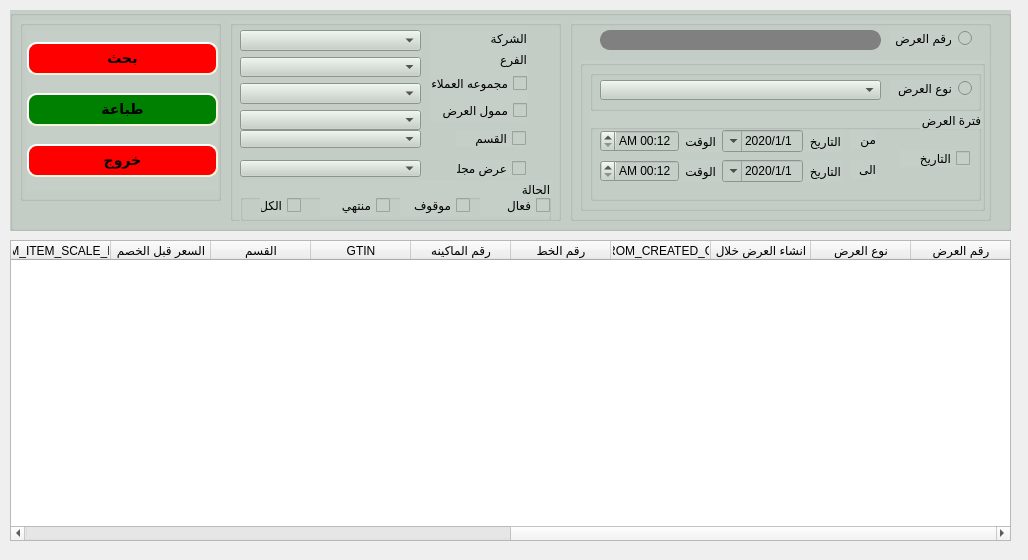
<?xml version="1.0" encoding="UTF-8"?>
<ui version="4.0">
 <class>QForm_prom_display</class>
 <widget class="QWidget" name="QForm_prom_display">
  <property name="geometry">
   <rect>
    <x>0</x>
    <y>0</y>
    <width>1028</width>
    <height>560</height>
   </rect>
  </property>
  <property name="minimumSize">
   <size>
    <width>1028</width>
    <height>560</height>
   </size>
  </property>
  <property name="maximumSize">
   <size>
    <width>1028</width>
    <height>560</height>
   </size>
  </property>
  <property name="windowTitle">
   <string>استعلام عن العروض</string>
  </property>
  <property name="toolTip">
   <string/>
  </property>
  <property name="layoutDirection">
   <enum>Qt::RightToLeft</enum>
  </property>
  <widget class="QWidget" name="gridLayoutWidget">
   <property name="geometry">
    <rect>
     <x>190</x>
     <y>70</y>
     <width>2</width>
     <height>2</height>
    </rect>
   </property>
   <layout class="QGridLayout" name="gridLayout_2"/>
  </widget>
  <widget class="QGroupBox" name="groupBox">
   <property name="geometry">
    <rect>
     <x>10</x>
     <y>10</y>
     <width>1001</width>
     <height>221</height>
    </rect>
   </property>
   <property name="font">
    <font>
     <pointsize>10</pointsize>
     <weight>50</weight>
     <bold>false</bold>
    </font>
   </property>
   <property name="layoutDirection">
    <enum>Qt::LeftToRight</enum>
   </property>
   <property name="styleSheet">
    <string notr="true">
background-color: rgb(198, 207, 199);</string>
   </property>
   <property name="title">
    <string/>
   </property>
   <widget class="QGroupBox" name="groupBox_3">
    <property name="enabled">
     <bool>true</bool>
    </property>
    <property name="geometry">
     <rect>
      <x>220</x>
      <y>10</y>
      <width>331</width>
      <height>201</height>
     </rect>
    </property>
    <property name="title">
     <string/>
    </property>
    <widget class="QWidget" name="layoutWidget">
     <property name="geometry">
      <rect>
       <x>10</x>
       <y>10</y>
       <width>181</width>
       <height>100</height>
      </rect>
     </property>
     <layout class="QVBoxLayout" name="verticalLayout_3">
      <item>
       <widget class="QComboBox" name="Qcombo_company">
        <property name="styleSheet">
         <string notr="true"/>
        </property>
       </widget>
      </item>
      <item>
       <widget class="QComboBox" name="Qcombo_branch">
        <property name="font">
         <font>
          <kerning>true</kerning>
         </font>
        </property>
        <property name="styleSheet">
         <string notr="true"/>
        </property>
       </widget>
      </item>
      <item>
       <widget class="QComboBox" name="Qcombo_cust_group">
        <property name="styleSheet">
         <string notr="true"/>
        </property>
       </widget>
      </item>
      <item>
       <widget class="QComboBox" name="Qcombo_sponsor">
        <property name="styleSheet">
         <string notr="true"/>
        </property>
       </widget>
      </item>
     </layout>
    </widget>
    <widget class="QWidget" name="layoutWidget">
     <property name="geometry">
      <rect>
       <x>200</x>
       <y>10</y>
       <width>97</width>
       <height>91</height>
      </rect>
     </property>
     <layout class="QVBoxLayout" name="verticalLayout_2">
      <item>
       <widget class="QLabel" name="label_4">
        <property name="text">
         <string>الشركة</string>
        </property>
       </widget>
      </item>
      <item>
       <widget class="QLabel" name="label_11">
        <property name="text">
         <string>الفرع</string>
        </property>
       </widget>
      </item>
      <item>
       <widget class="QCheckBox" name="QcheckBox_customer_group">
        <property name="layoutDirection">
         <enum>Qt::RightToLeft</enum>
        </property>
        <property name="text">
         <string>مجموعه العملاء</string>
        </property>
       </widget>
      </item>
      <item>
       <widget class="QCheckBox" name="QcheckBox_sponsor_prom">
        <property name="layoutDirection">
         <enum>Qt::RightToLeft</enum>
        </property>
        <property name="text">
         <string>ممول العرض</string>
        </property>
       </widget>
      </item>
     </layout>
    </widget>
    <widget class="QCheckBox" name="QcheckBox_magazine">
     <property name="geometry">
      <rect>
       <x>226</x>
       <y>140</y>
       <width>70</width>
       <height>17</height>
      </rect>
     </property>
     <property name="layoutDirection">
      <enum>Qt::RightToLeft</enum>
     </property>
     <property name="text">
      <string>عرض مجلة</string>
     </property>
    </widget>
    <widget class="QComboBox" name="Qcombo_magazine">
     <property name="geometry">
      <rect>
       <x>10</x>
       <y>140</y>
       <width>181</width>
       <height>17</height>
      </rect>
     </property>
     <property name="styleSheet">
      <string notr="true"/>
     </property>
    </widget>
    <widget class="QGroupBox" name="groupBox_6">
     <property name="geometry">
      <rect>
       <x>10</x>
       <y>160</y>
       <width>311</width>
       <height>41</height>
      </rect>
     </property>
     <property name="layoutDirection">
      <enum>Qt::RightToLeft</enum>
     </property>
     <property name="title">
      <string>الحالة</string>
     </property>
     <widget class="QCheckBox" name="QcheckBox_magazine_2">
      <property name="geometry">
       <rect>
        <x>240</x>
        <y>15</y>
        <width>70</width>
        <height>21</height>
       </rect>
      </property>
      <property name="layoutDirection">
       <enum>Qt::RightToLeft</enum>
      </property>
      <property name="text">
       <string>فعال</string>
      </property>
     </widget>
     <widget class="QCheckBox" name="QcheckBox_magazine_3">
      <property name="geometry">
       <rect>
        <x>160</x>
        <y>15</y>
        <width>70</width>
        <height>21</height>
       </rect>
      </property>
      <property name="layoutDirection">
       <enum>Qt::RightToLeft</enum>
      </property>
      <property name="text">
       <string>موقوف</string>
      </property>
     </widget>
     <widget class="QCheckBox" name="QcheckBox_magazine_4">
      <property name="geometry">
       <rect>
        <x>80</x>
        <y>15</y>
        <width>70</width>
        <height>21</height>
       </rect>
      </property>
      <property name="layoutDirection">
       <enum>Qt::RightToLeft</enum>
      </property>
      <property name="text">
       <string>منتهي</string>
      </property>
     </widget>
     <widget class="QCheckBox" name="QcheckBox_magazine_5">
      <property name="geometry">
       <rect>
        <x>20</x>
        <y>15</y>
        <width>41</width>
        <height>21</height>
       </rect>
      </property>
      <property name="layoutDirection">
       <enum>Qt::RightToLeft</enum>
      </property>
      <property name="text">
       <string>الكل</string>
      </property>
     </widget>
    </widget>
    <widget class="QComboBox" name="Qcombo_sponsor_2">
     <property name="geometry">
      <rect>
       <x>10</x>
       <y>110</y>
       <width>181</width>
       <height>18</height>
      </rect>
     </property>
     <property name="styleSheet">
      <string notr="true"/>
     </property>
    </widget>
    <widget class="QCheckBox" name="QcheckBox_department">
     <property name="geometry">
      <rect>
       <x>226</x>
       <y>110</y>
       <width>70</width>
       <height>17</height>
      </rect>
     </property>
     <property name="layoutDirection">
      <enum>Qt::RightToLeft</enum>
     </property>
     <property name="text">
      <string>القسم</string>
     </property>
    </widget>
   </widget>
   <widget class="QGroupBox" name="groupBox_5">
    <property name="geometry">
     <rect>
      <x>560</x>
      <y>10</y>
      <width>421</width>
      <height>201</height>
     </rect>
    </property>
    <property name="layoutDirection">
     <enum>Qt::RightToLeft</enum>
    </property>
    <property name="title">
     <string/>
    </property>
    <widget class="QLineEdit" name="Qline_promotion">
     <property name="geometry">
      <rect>
       <x>30</x>
       <y>10</y>
       <width>281</width>
       <height>20</height>
      </rect>
     </property>
     <property name="styleSheet">
      <string notr="true"> border: 2px solid gray;
    border-radius: 10px;
    padding: 0 8px;
    background: gray;
    selection-background-color: darkgray;</string>
     </property>
    </widget>
    <widget class="QGroupBox" name="QgroupBox_prom">
     <property name="enabled">
      <bool>true</bool>
     </property>
     <property name="geometry">
      <rect>
       <x>10</x>
       <y>40</y>
       <width>405</width>
       <height>151</height>
      </rect>
     </property>
     <property name="title">
      <string/>
     </property>
     <widget class="QGroupBox" name="groupBox_2">
      <property name="enabled">
       <bool>true</bool>
      </property>
      <property name="geometry">
       <rect>
        <x>10</x>
        <y>50</y>
        <width>391</width>
        <height>91</height>
       </rect>
      </property>
      <property name="layoutDirection">
       <enum>Qt::RightToLeft</enum>
      </property>
      <property name="title">
       <string>فترة العرض</string>
      </property>
      <widget class="QWidget" name="layoutWidget_2">
       <property name="geometry">
        <rect>
         <x>10</x>
         <y>20</y>
         <width>241</width>
         <height>22</height>
        </rect>
       </property>
       <layout class="QHBoxLayout" name="horizontalLayout">
        <item>
         <widget class="QLabel" name="label_3">
          <property name="text">
           <string>التاريخ</string>
          </property>
         </widget>
        </item>
        <item>
         <widget class="QDateTimeEdit" name="Qdate_from">
          <property name="layoutDirection">
           <enum>Qt::RightToLeft</enum>
          </property>
          <property name="minimumDateTime">
           <datetime>
            <hour>0</hour>
            <minute>0</minute>
            <second>0</second>
            <year>2020</year>
            <month>1</month>
            <day>1</day>
           </datetime>
          </property>
          <property name="displayFormat">
           <string>d/M/yyyy</string>
          </property>
          <property name="calendarPopup">
           <bool>true</bool>
          </property>
         </widget>
        </item>
        <item>
         <widget class="QLabel" name="label_2">
          <property name="text">
           <string>الوقت</string>
          </property>
         </widget>
        </item>
        <item>
         <widget class="QDateTimeEdit" name="Qtime_from">
          <property name="displayFormat">
           <string>h:mm AP</string>
          </property>
          <property name="calendarPopup">
           <bool>false</bool>
          </property>
         </widget>
        </item>
       </layout>
      </widget>
      <widget class="QLabel" name="label_9">
       <property name="geometry">
        <rect>
         <x>260</x>
         <y>20</y>
         <width>26</width>
         <height>19</height>
        </rect>
       </property>
       <property name="text">
        <string>من</string>
       </property>
      </widget>
      <widget class="QLabel" name="label_10">
       <property name="geometry">
        <rect>
         <x>260</x>
         <y>50</y>
         <width>26</width>
         <height>19</height>
        </rect>
       </property>
       <property name="text">
        <string>الى</string>
       </property>
      </widget>
      <widget class="QWidget" name="layoutWidget_3">
       <property name="geometry">
        <rect>
         <x>10</x>
         <y>50</y>
         <width>241</width>
         <height>22</height>
        </rect>
       </property>
       <layout class="QHBoxLayout" name="horizontalLayout_2">
        <item>
         <widget class="QLabel" name="label_8">
          <property name="text">
           <string>التاريخ</string>
          </property>
         </widget>
        </item>
        <item>
         <widget class="QDateTimeEdit" name="Qdate_to">
          <property name="minimumDateTime">
           <datetime>
            <hour>0</hour>
            <minute>0</minute>
            <second>0</second>
            <year>2020</year>
            <month>1</month>
            <day>1</day>
           </datetime>
          </property>
          <property name="displayFormat">
           <string>d/M/yyyy</string>
          </property>
          <property name="calendarPopup">
           <bool>true</bool>
          </property>
         </widget>
        </item>
        <item>
         <widget class="QLabel" name="label_7">
          <property name="text">
           <string>الوقت</string>
          </property>
         </widget>
        </item>
        <item>
         <widget class="QDateTimeEdit" name="Qtime_to">
          <property name="displayFormat">
           <string>h:mm AP</string>
          </property>
          <property name="calendarPopup">
           <bool>false</bool>
          </property>
         </widget>
        </item>
       </layout>
      </widget>
      <widget class="QCheckBox" name="QcheckBox_magazine_9">
       <property name="geometry">
        <rect>
         <x>310</x>
         <y>40</y>
         <width>70</width>
         <height>17</height>
        </rect>
       </property>
       <property name="layoutDirection">
        <enum>Qt::RightToLeft</enum>
       </property>
       <property name="text">
        <string>التاريخ</string>
       </property>
      </widget>
     </widget>
     <widget class="QGroupBox" name="groupBox_4">
      <property name="enabled">
       <bool>true</bool>
      </property>
      <property name="geometry">
       <rect>
        <x>10</x>
        <y>10</y>
        <width>391</width>
        <height>41</height>
       </rect>
      </property>
      <property name="layoutDirection">
       <enum>Qt::RightToLeft</enum>
      </property>
      <property name="title">
       <string/>
      </property>
      <widget class="QComboBox" name="Qcombo_promotion">
       <property name="enabled">
        <bool>true</bool>
       </property>
       <property name="geometry">
        <rect>
         <x>10</x>
         <y>10</y>
         <width>281</width>
         <height>20</height>
        </rect>
       </property>
       <property name="layoutDirection">
        <enum>Qt::LeftToRight</enum>
       </property>
       <property name="autoFillBackground">
        <bool>false</bool>
       </property>
       <property name="editable">
        <bool>false</bool>
       </property>
       <property name="duplicatesEnabled">
        <bool>true</bool>
       </property>
       <property name="frame">
        <bool>true</bool>
       </property>
       <property name="modelColumn">
        <number>0</number>
       </property>
      </widget>
      <widget class="QRadioButton" name="radioButton_2">
       <property name="enabled">
        <bool>true</bool>
       </property>
       <property name="geometry">
        <rect>
         <x>300</x>
         <y>10</y>
         <width>82</width>
         <height>17</height>
        </rect>
       </property>
       <property name="text">
        <string>نوع العرض</string>
       </property>
      </widget>
     </widget>
    </widget>
    <widget class="QRadioButton" name="radioBtnPromNum">
     <property name="geometry">
      <rect>
       <x>320</x>
       <y>10</y>
       <width>82</width>
       <height>17</height>
      </rect>
     </property>
     <property name="text">
      <string>رقم العرض</string>
     </property>
    </widget>
   </widget>
   <widget class="QGroupBox" name="groupBox_8">
    <property name="geometry">
     <rect>
      <x>10</x>
      <y>10</y>
      <width>201</width>
      <height>181</height>
     </rect>
    </property>
    <property name="title">
     <string/>
    </property>
    <widget class="QWidget" name="layoutWidget">
     <property name="geometry">
      <rect>
       <x>7</x>
       <y>10</y>
       <width>191</width>
       <height>161</height>
      </rect>
     </property>
     <layout class="QVBoxLayout" name="verticalLayout">
      <item>
       <widget class="QPushButton" name="Qbtn_search">
        <property name="sizePolicy">
         <sizepolicy hsizetype="Preferred" vsizetype="Fixed">
          <horstretch>0</horstretch>
          <verstretch>0</verstretch>
         </sizepolicy>
        </property>
        <property name="styleSheet">
         <string notr="true"> background-color: red;
    border-style: outset;
    border-width: 2px;
    border-radius: 10px;
    border-color: beige;
    font: bold 14px;
    min-width: 10em;
    padding: 6px;</string>
        </property>
        <property name="text">
         <string>بحث</string>
        </property>
       </widget>
      </item>
      <item>
       <widget class="QPushButton" name="Qbtn_print">
        <property name="sizePolicy">
         <sizepolicy hsizetype="Preferred" vsizetype="Fixed">
          <horstretch>0</horstretch>
          <verstretch>0</verstretch>
         </sizepolicy>
        </property>
        <property name="styleSheet">
         <string notr="true"> background-color: green;
    border-style: outset;
    border-width: 2px;
    border-radius: 10px;
    border-color: beige;
    font: bold 14px;
    min-width: 10em;
    padding: 6px;</string>
        </property>
        <property name="text">
         <string>طباعة</string>
        </property>
       </widget>
      </item>
      <item>
       <widget class="QPushButton" name="Qbtn_exit">
        <property name="sizePolicy">
         <sizepolicy hsizetype="Preferred" vsizetype="Fixed">
          <horstretch>0</horstretch>
          <verstretch>0</verstretch>
         </sizepolicy>
        </property>
        <property name="font">
         <font>
          <pointsize>-1</pointsize>
          <weight>75</weight>
          <italic>false</italic>
          <bold>true</bold>
         </font>
        </property>
        <property name="styleSheet">
         <string notr="true"> background-color: red;
    border-style: outset;
    border-width: 2px;
    border-radius: 10px;
    border-color: beige;
    font: bold 14px;
    min-width: 10em;
    padding: 6px;</string>
        </property>
        <property name="text">
         <string>خروج</string>
        </property>
       </widget>
      </item>
     </layout>
    </widget>
   </widget>
   <zorder>groupBox_5</zorder>
   <zorder>groupBox_8</zorder>
   <zorder>groupBox_3</zorder>
  </widget>
  <widget class="QWidget" name="gridLayoutWidget_4">
   <property name="geometry">
    <rect>
     <x>10</x>
     <y>240</y>
     <width>1001</width>
     <height>301</height>
    </rect>
   </property>
   <layout class="QGridLayout" name="gridLayout_7">
    <item row="0" column="0">
     <widget class="QTableWidget" name="Qtable_promotion">
      <property name="styleSheet">
       <string notr="true"/>
      </property>
      <property name="columnCount">
       <number>18</number>
      </property>
      <column>
       <property name="text">
        <string>رقم العرض</string>
       </property>
      </column>
      <column>
       <property name="text">
        <string>نوع العرض</string>
       </property>
      </column>
      <column>
       <property name="text">
        <string>انشاء العرض خلال</string>
       </property>
      </column>
      <column>
       <property name="text">
        <string>PROM_CREATED_ON</string>
       </property>
      </column>
      <column>
       <property name="text">
        <string>رقم الخط</string>
       </property>
      </column>
      <column>
       <property name="text">
        <string>رقم الماكينه</string>
       </property>
      </column>
      <column>
       <property name="text">
        <string>GTIN</string>
       </property>
      </column>
      <column>
       <property name="text">
        <string>القسم</string>
       </property>
      </column>
      <column>
       <property name="text">
        <string>السعر قبل الخصم</string>
       </property>
      </column>
      <column>
       <property name="text">
        <string>PROM_ITEM_SCALE_FLAG</string>
       </property>
      </column>
      <column>
       <property name="text">
        <string>PROM_GROUP_SCALE_FLAG</string>
       </property>
      </column>
      <column>
       <property name="text">
        <string>PROM_DISCOUNT_FLAG</string>
       </property>
      </column>
      <column>
       <property name="text">
        <string>عدد الاصناف</string>
       </property>
      </column>
      <column>
       <property name="text">
        <string>قيمه الخصم</string>
       </property>
      </column>
      <column>
       <property name="text">
        <string>سعر الصنف</string>
       </property>
      </column>
      <column>
       <property name="text">
        <string>بدايه العرض</string>
       </property>
      </column>
      <column>
       <property name="text">
        <string>نهايه العرض</string>
       </property>
      </column>
      <column>
       <property name="text">
        <string>حاله العرض</string>
       </property>
      </column>
     </widget>
    </item>
   </layout>
  </widget>
 </widget>
 <resources/>
 <connections/>
</ui>
